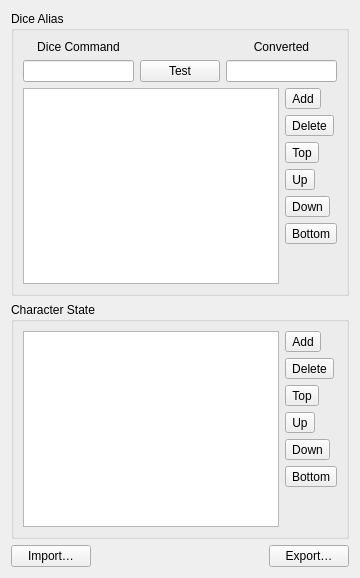
     <widget class="QWidget" name="tabWidgetPage4">
      <attribute name="title">
       <string>Rule Set</string>
      </attribute>
      <layout class="QVBoxLayout" name="verticalLayout_17">
       <item>
        <widget class="QGroupBox" name="groupBox_5">
         <property name="title">
          <string>Dice Alias</string>
         </property>
         <layout class="QVBoxLayout" name="verticalLayout_13">
          <item>
           <layout class="QHBoxLayout" name="horizontalLayout_10" stretch="1,0,1">
            <item>
             <layout class="QVBoxLayout" name="verticalLayout_10">
              <item>
               <widget class="QLabel" name="label_15">
                <property name="text">
                 <string>Dice Command</string>
                </property>
                <property name="alignment">
                 <set>Qt::AlignCenter</set>
                </property>
               </widget>
              </item>
              <item>
               <widget class="QLineEdit" name="m_cmdDiceEdit"/>
              </item>
             </layout>
            </item>
            <item>
             <layout class="QVBoxLayout" name="verticalLayout_11">
              <item>
               <spacer name="horizontalSpacer_3">
                <property name="orientation">
                 <enum>Qt::Horizontal</enum>
                </property>
                <property name="sizeHint" stdset="0">
                 <size>
                  <width>40</width>
                  <height>20</height>
                 </size>
                </property>
               </spacer>
              </item>
              <item>
               <widget class="QPushButton" name="m_testPushButton">
                <property name="text">
                 <string>Test</string>
                </property>
               </widget>
              </item>
             </layout>
            </item>
            <item>
             <layout class="QVBoxLayout" name="verticalLayout_12">
              <item>
               <widget class="QLabel" name="label_16">
                <property name="text">
                 <string>Converted</string>
                </property>
                <property name="alignment">
                 <set>Qt::AlignCenter</set>
                </property>
               </widget>
              </item>
              <item>
               <widget class="QLineEdit" name="m_convertedCmdEdit"/>
              </item>
             </layout>
            </item>
           </layout>
          </item>
          <item>
           <layout class="QHBoxLayout" name="horizontalLayout_11">
            <item>
             <widget class="QTableView" name="m_tableViewAlias">
              <property name="editTriggers">
               <set>QAbstractItemView::AllEditTriggers</set>
              </property>
              <property name="dragEnabled">
               <bool>true</bool>
              </property>
              <property name="dragDropMode">
               <enum>QAbstractItemView::DragDrop</enum>
              </property>
              <property name="alternatingRowColors">
               <bool>true</bool>
              </property>
              <property name="selectionBehavior">
               <enum>QAbstractItemView::SelectRows</enum>
              </property>
              <property name="sortingEnabled">
               <bool>false</bool>
              </property>
              <attribute name="horizontalHeaderStretchLastSection">
               <bool>false</bool>
              </attribute>
              <attribute name="verticalHeaderVisible">
               <bool>false</bool>
              </attribute>
             </widget>
            </item>
            <item>
             <layout class="QVBoxLayout" name="verticalLayout_9">
              <item>
               <widget class="QToolButton" name="m_addDiceAliasAct">
                <property name="toolTip">
                 <string>Add</string>
                </property>
                <property name="text">
                 <string>Add</string>
                </property>
                <property name="icon">
                 <iconset resource="../../rolisteam.qrc">
                  <normaloff>:/resources/images/add_round.png</normaloff>:/resources/images/add_round.png</iconset>
                </property>
               </widget>
              </item>
              <item>
               <widget class="QToolButton" name="m_delDiceAliasAct">
                <property name="toolTip">
                 <string>Delete</string>
                </property>
                <property name="text">
                 <string>Delete</string>
                </property>
                <property name="icon">
                 <iconset resource="../../rolisteam.qrc">
                  <normaloff>:/resources/images/delete.png</normaloff>:/resources/images/delete.png</iconset>
                </property>
               </widget>
              </item>
              <item>
               <widget class="QToolButton" name="m_topDiceAliasAct">
                <property name="toolTip">
                 <string>Top</string>
                </property>
                <property name="text">
                 <string>Top</string>
                </property>
                <property name="icon">
                 <iconset resource="../../rolisteam.qrc">
                  <normaloff>:/resources/images/go-top.png</normaloff>:/resources/images/go-top.png</iconset>
                </property>
               </widget>
              </item>
              <item>
               <widget class="QToolButton" name="m_upDiceAliasAct">
                <property name="toolTip">
                 <string>Up</string>
                </property>
                <property name="text">
                 <string>Up</string>
                </property>
                <property name="icon">
                 <iconset resource="../../rolisteam.qrc">
                  <normaloff>:/resources/images/go-up.png</normaloff>:/resources/images/go-up.png</iconset>
                </property>
               </widget>
              </item>
              <item>
               <widget class="QToolButton" name="m_downDiceAliasAct">
                <property name="toolTip">
                 <string>Down</string>
                </property>
                <property name="text">
                 <string>Down</string>
                </property>
                <property name="icon">
                 <iconset resource="../../rolisteam.qrc">
                  <normaloff>:/resources/images/go-down.png</normaloff>:/resources/images/go-down.png</iconset>
                </property>
               </widget>
              </item>
              <item>
               <widget class="QToolButton" name="m_bottomDiceAliasAct">
                <property name="toolTip">
                 <string>Bottom</string>
                </property>
                <property name="text">
                 <string>Bottom</string>
                </property>
                <property name="icon">
                 <iconset resource="../../rolisteam.qrc">
                  <normaloff>:/resources/images/go-bottom.png</normaloff>:/resources/images/go-bottom.png</iconset>
                </property>
               </widget>
              </item>
              <item>
               <spacer name="verticalSpacer">
                <property name="orientation">
                 <enum>Qt::Vertical</enum>
                </property>
                <property name="sizeHint" stdset="0">
                 <size>
                  <width>20</width>
                  <height>40</height>
                 </size>
                </property>
               </spacer>
              </item>
             </layout>
            </item>
           </layout>
          </item>
         </layout>
        </widget>
       </item>
       <item>
        <widget class="QGroupBox" name="groupBox_4">
         <property name="title">
          <string>Character State</string>
         </property>
         <layout class="QHBoxLayout" name="horizontalLayout">
          <item>
           <widget class="QTableView" name="m_stateView">
            <attribute name="horizontalHeaderStretchLastSection">
             <bool>true</bool>
            </attribute>
           </widget>
          </item>
          <item>
           <layout class="QVBoxLayout" name="verticalLayout_3">
            <item>
             <widget class="QToolButton" name="m_addCharacterStateAct">
              <property name="toolTip">
               <string>Add</string>
              </property>
              <property name="text">
               <string>Add</string>
              </property>
              <property name="icon">
               <iconset resource="../../rolisteam.qrc">
                <normaloff>:/resources/images/add_round.png</normaloff>:/resources/images/add_round.png</iconset>
              </property>
             </widget>
            </item>
            <item>
             <widget class="QToolButton" name="m_delCharceterStateAct">
              <property name="toolTip">
               <string>Delete</string>
              </property>
              <property name="text">
               <string>Delete</string>
              </property>
              <property name="icon">
               <iconset resource="../../rolisteam.qrc">
                <normaloff>:/resources/images/delete.png</normaloff>:/resources/images/delete.png</iconset>
              </property>
             </widget>
            </item>
            <item>
             <widget class="QToolButton" name="m_topCharacterStateAct">
              <property name="toolTip">
               <string>Top</string>
              </property>
              <property name="text">
               <string>Top</string>
              </property>
              <property name="icon">
               <iconset resource="../../rolisteam.qrc">
                <normaloff>:/resources/images/go-top.png</normaloff>:/resources/images/go-top.png</iconset>
              </property>
             </widget>
            </item>
            <item>
             <widget class="QToolButton" name="m_upCharacterStateAct">
              <property name="toolTip">
               <string>Up</string>
              </property>
              <property name="text">
               <string>Up</string>
              </property>
              <property name="icon">
               <iconset resource="../../rolisteam.qrc">
                <normaloff>:/resources/images/go-up.png</normaloff>:/resources/images/go-up.png</iconset>
              </property>
             </widget>
            </item>
            <item>
             <widget class="QToolButton" name="m_downCharacterStateAct">
              <property name="toolTip">
               <string>Down</string>
              </property>
              <property name="text">
               <string>Down</string>
              </property>
              <property name="icon">
               <iconset resource="../../rolisteam.qrc">
                <normaloff>:/resources/images/go-down.png</normaloff>:/resources/images/go-down.png</iconset>
              </property>
             </widget>
            </item>
            <item>
             <widget class="QToolButton" name="m_bottomCharacterStateAct">
              <property name="toolTip">
               <string>Bottom</string>
              </property>
              <property name="text">
               <string>Bottom</string>
              </property>
              <property name="icon">
               <iconset resource="../../rolisteam.qrc">
                <normaloff>:/resources/images/go-bottom.png</normaloff>:/resources/images/go-bottom.png</iconset>
              </property>
             </widget>
            </item>
            <item>
             <spacer name="verticalSpacer_4">
              <property name="orientation">
               <enum>Qt::Vertical</enum>
              </property>
              <property name="sizeHint" stdset="0">
               <size>
                <width>20</width>
                <height>40</height>
               </size>
              </property>
             </spacer>
            </item>
           </layout>
          </item>
         </layout>
        </widget>
       </item>
       <item>
        <layout class="QHBoxLayout" name="horizontalLayout_31">
         <item>
          <widget class="QPushButton" name="m_importDiceBtn">
           <property name="toolTip">
            <string>Import DiceAlias and States</string>
           </property>
           <property name="text">
            <string>Import…</string>
           </property>
          </widget>
         </item>
         <item>
          <spacer name="horizontalSpacer_14">
           <property name="orientation">
            <enum>Qt::Horizontal</enum>
           </property>
           <property name="sizeHint" stdset="0">
            <size>
             <width>40</width>
             <height>20</height>
            </size>
           </property>
          </spacer>
         </item>
         <item>
          <widget class="QPushButton" name="m_exportDiceBtn">
           <property name="toolTip">
            <string>Export DiceAliases and States</string>
           </property>
           <property name="text">
            <string>Export…</string>
           </property>
          </widget>
         </item>
        </layout>
       </item>
      </layout>
     </widget>
